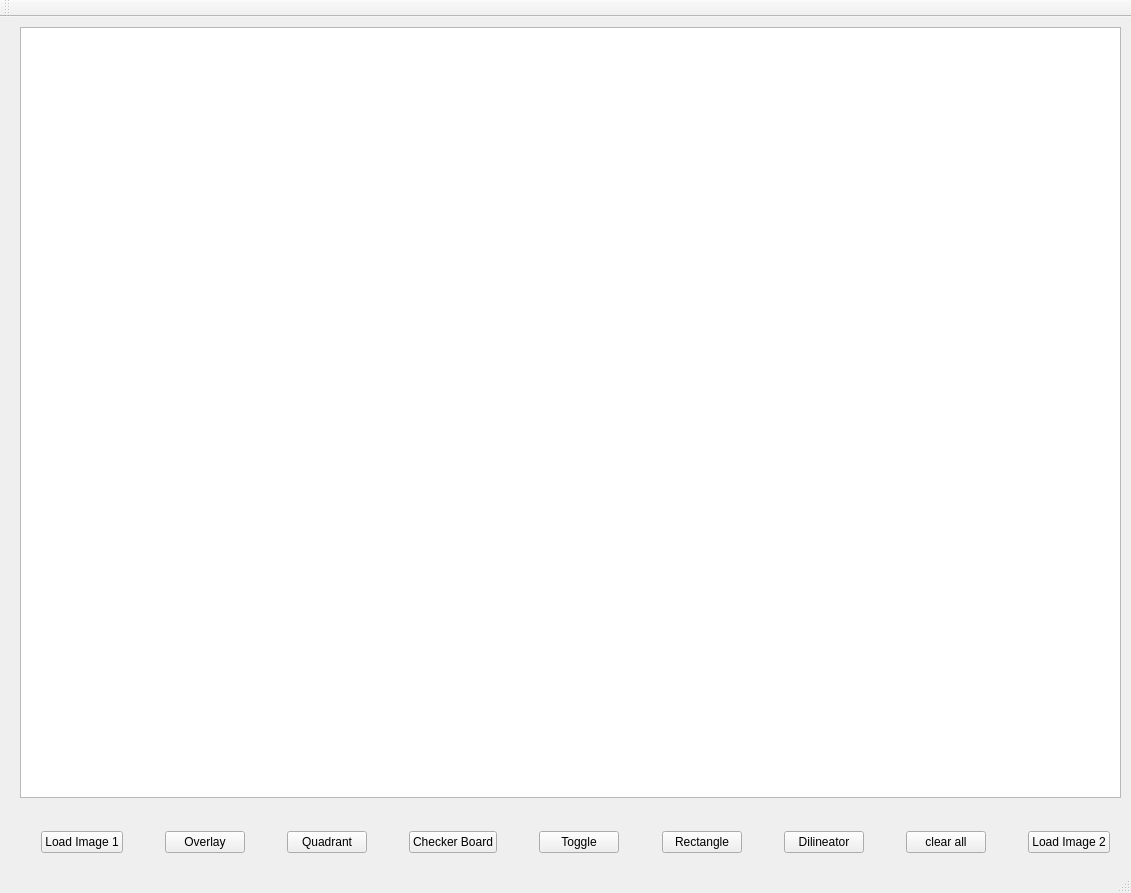
<?xml version="1.0" encoding="UTF-8"?>
<ui version="4.0">
 <class>MainWindow</class>
 <widget class="QMainWindow" name="MainWindow">
  <property name="geometry">
   <rect>
    <x>0</x>
    <y>0</y>
    <width>1131</width>
    <height>893</height>
   </rect>
  </property>
  <property name="windowTitle">
   <string>MainWindow</string>
  </property>
  <widget class="QWidget" name="centralWidget">
   <widget class="QGraphicsView" name="graphicsView">
    <property name="geometry">
     <rect>
      <x>20</x>
      <y>10</y>
      <width>1101</width>
      <height>771</height>
     </rect>
    </property>
   </widget>
   <widget class="QWidget" name="">
    <property name="geometry">
     <rect>
      <x>30</x>
      <y>800</y>
      <width>1091</width>
      <height>51</height>
     </rect>
    </property>
    <layout class="QHBoxLayout" name="horizontalLayout">
     <item>
      <widget class="QPushButton" name="PB_Load1">
       <property name="text">
        <string>Load Image 1</string>
       </property>
      </widget>
     </item>
     <item>
      <spacer name="horizontalSpacer">
       <property name="orientation">
        <enum>Qt::Horizontal</enum>
       </property>
       <property name="sizeHint" stdset="0">
        <size>
         <width>40</width>
         <height>20</height>
        </size>
       </property>
      </spacer>
     </item>
     <item>
      <widget class="QPushButton" name="PB_overlay">
       <property name="text">
        <string>Overlay</string>
       </property>
      </widget>
     </item>
     <item>
      <spacer name="horizontalSpacer_2">
       <property name="orientation">
        <enum>Qt::Horizontal</enum>
       </property>
       <property name="sizeHint" stdset="0">
        <size>
         <width>40</width>
         <height>20</height>
        </size>
       </property>
      </spacer>
     </item>
     <item>
      <widget class="QPushButton" name="PB_Quadrant">
       <property name="text">
        <string>Quadrant</string>
       </property>
      </widget>
     </item>
     <item>
      <spacer name="horizontalSpacer_3">
       <property name="orientation">
        <enum>Qt::Horizontal</enum>
       </property>
       <property name="sizeHint" stdset="0">
        <size>
         <width>40</width>
         <height>20</height>
        </size>
       </property>
      </spacer>
     </item>
     <item>
      <widget class="QPushButton" name="PB_checker">
       <property name="text">
        <string>Checker Board</string>
       </property>
      </widget>
     </item>
     <item>
      <spacer name="horizontalSpacer_4">
       <property name="orientation">
        <enum>Qt::Horizontal</enum>
       </property>
       <property name="sizeHint" stdset="0">
        <size>
         <width>40</width>
         <height>20</height>
        </size>
       </property>
      </spacer>
     </item>
     <item>
      <widget class="QPushButton" name="PB_toggle">
       <property name="text">
        <string>Toggle</string>
       </property>
      </widget>
     </item>
     <item>
      <spacer name="horizontalSpacer_8">
       <property name="orientation">
        <enum>Qt::Horizontal</enum>
       </property>
       <property name="sizeHint" stdset="0">
        <size>
         <width>40</width>
         <height>20</height>
        </size>
       </property>
      </spacer>
     </item>
     <item>
      <widget class="QPushButton" name="PB_Rect">
       <property name="text">
        <string>Rectangle</string>
       </property>
      </widget>
     </item>
     <item>
      <spacer name="horizontalSpacer_5">
       <property name="orientation">
        <enum>Qt::Horizontal</enum>
       </property>
       <property name="sizeHint" stdset="0">
        <size>
         <width>40</width>
         <height>20</height>
        </size>
       </property>
      </spacer>
     </item>
     <item>
      <widget class="QPushButton" name="PB_Rectangle">
       <property name="text">
        <string>Dilineator</string>
       </property>
      </widget>
     </item>
     <item>
      <spacer name="horizontalSpacer_6">
       <property name="orientation">
        <enum>Qt::Horizontal</enum>
       </property>
       <property name="sizeHint" stdset="0">
        <size>
         <width>40</width>
         <height>20</height>
        </size>
       </property>
      </spacer>
     </item>
     <item>
      <widget class="QPushButton" name="PB_clearall">
       <property name="text">
        <string>clear all</string>
       </property>
      </widget>
     </item>
     <item>
      <spacer name="horizontalSpacer_7">
       <property name="orientation">
        <enum>Qt::Horizontal</enum>
       </property>
       <property name="sizeHint" stdset="0">
        <size>
         <width>40</width>
         <height>20</height>
        </size>
       </property>
      </spacer>
     </item>
     <item>
      <widget class="QPushButton" name="PB_load2">
       <property name="text">
        <string>Load Image 2</string>
       </property>
      </widget>
     </item>
    </layout>
   </widget>
  </widget>
  <widget class="QMenuBar" name="menuBar">
   <property name="geometry">
    <rect>
     <x>0</x>
     <y>0</y>
     <width>1131</width>
     <height>21</height>
    </rect>
   </property>
  </widget>
  <widget class="QToolBar" name="mainToolBar">
   <attribute name="toolBarArea">
    <enum>TopToolBarArea</enum>
   </attribute>
   <attribute name="toolBarBreak">
    <bool>false</bool>
   </attribute>
  </widget>
  <widget class="QStatusBar" name="statusBar"/>
 </widget>
 <layoutdefault spacing="6" margin="11"/>
 <resources/>
 <connections/>
</ui>
